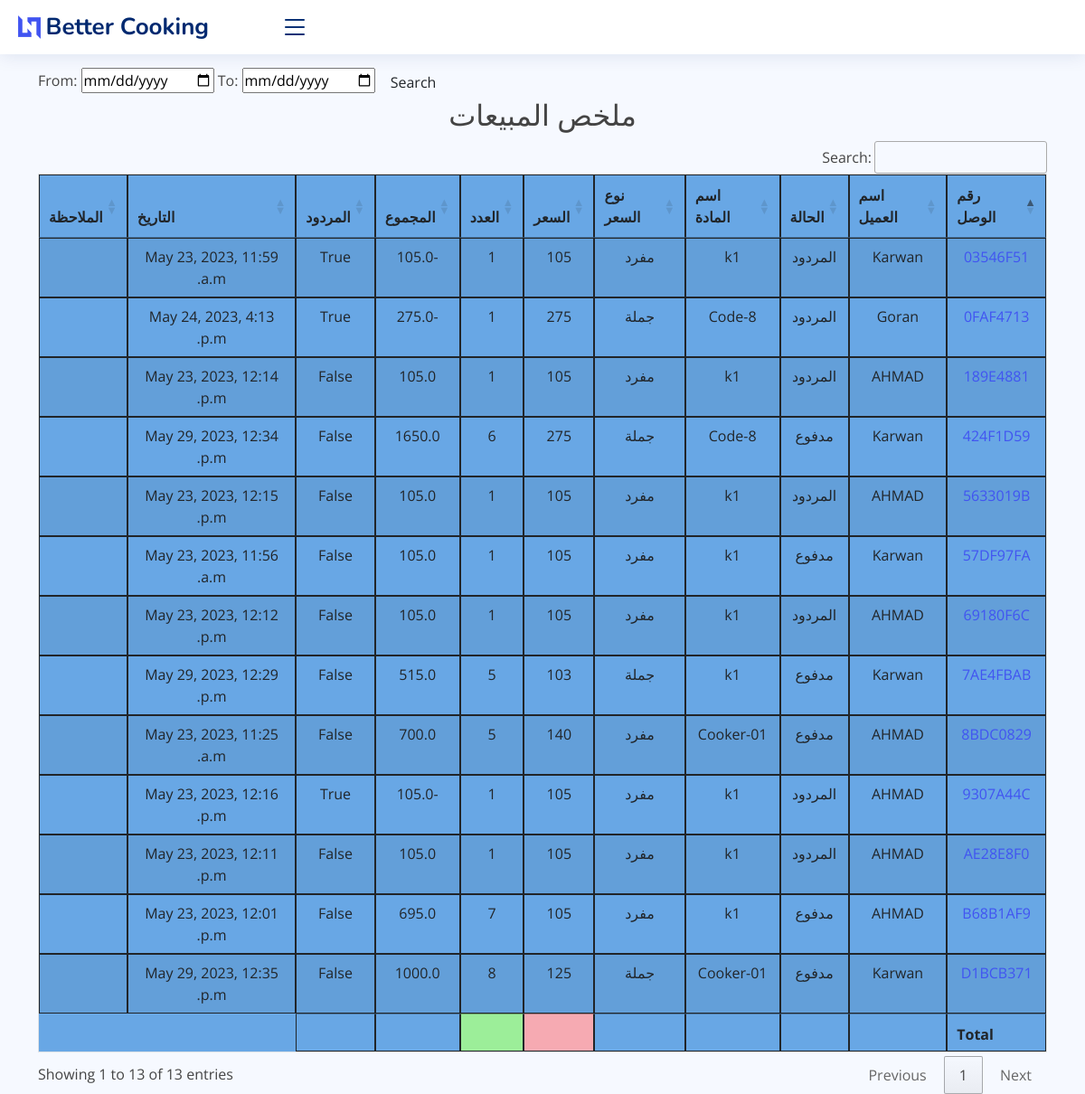
Page /sales_report on the committed database.
### core/models.py (models this page shows, shortened)
class SaleItem(models.Model):
    sales_invoice = models.ForeignKey(SaleInvoice, on_delete=models.CASCADE)
    item = models.ForeignKey(Item, on_delete=models.CASCADE)
    qty = models.PositiveSmallIntegerField(default=1)
    total_amt = models.FloatField(editable=False, default=0)
    sale_date = models.DateTimeField(auto_now_add=True)
    is_returned = models.BooleanField(default=False)
    sub_total = models.FloatField(validators=[MinValueValidator(0.01)], default=0)
    discount_type = models.CharField(max_length=10, choices=(
        ('amount', 'Amount'),
        ('percentage', 'Percentage')
    ), blank=True)
    discount_value = models.FloatField(blank=True, null=True)
    class Meta:
        verbose_name_plural = ' بند المبيعات'

class SaleInvoice(models.Model):
    STATUS = (
        ('مدفوع', 'مدفوع'),
        ('غير مدفوع', 'غير مدفوع'),
        ('المردود', 'المردود'),
    )
    invoice_number = models.CharField(max_length=8, unique=True, editable=False)
    customer_name = models.ForeignKey(Customer, on_delete=models.CASCADE)
    date = models.DateTimeField(auto_now_add=True)
    status = models.CharField(max_length=10, choices=STATUS, default='مدفوع')
    note = models.CharField(max_length=100, blank=True)
    updated_at = models.DateTimeField(auto_now=True)
    class Meta:
        verbose_name_plural = 'فاتورة البيع'

class Customer(models.Model):
    customer_name = models.CharField(max_length=50, blank=True)
    customer_mobile = models.CharField(max_length=50, blank=True)
    customer_address = models.TextField(blank=True)
    city = models.CharField(max_length=50, blank=True)
    class Meta:
        verbose_name_plural = 'الزبائن'
    def __str__(self):
        return self.customer_name

class Item(models.Model):
    PRICELIST = (
        ('مفرد', 'مفرد'),
        ('جملة', 'جملة'),
        ('شراء', 'شراء'),
        ('قسط', 'قسط'),
    )
    name = models.CharField(max_length=255)
    price = models.PositiveIntegerField(default=1)
    price_list = models.CharField(max_length=8, choices=PRICELIST, default='مفرد')
    class Meta:
        verbose_name_plural = 'المواد'

### core/views.py (the view)
# urls.py: path('sales_report', views.sales_repoert, name="sales_report"),
def sales_repoert(request):
    s_reports = SaleItem.objects.select_related()
    myFilter = Sales_Filter(request.GET, queryset=s_reports)
    s_reports = myFilter.qs
    context = {'s_reports': s_reports, 'myFilter': myFilter}
    return render(request, 'core/reports/sales_report.html', context)

### core/templates/core/reports/sales_report.html (shortened to what this page needs)
{% extends 'core/base.html' %}
{% block content %}
    <br>
    <br> <br>
    <form class="form-a">
        From: <input type="date" value={{ myFilter.form.max_date }}</input>
        To: <input type="date" value={{ myFilter.form.min_date }}</input>
        <button type="submit" class="btn btn-b">Search</button>
    </form>
    <h2 class="text-center"> ملخص المبيعات </h2>
    <table id="example1" class="table table-striped" style="background-color: #68a7e5">
        <thead>
        <tr>
            <th>رقم الوصل</th>
            <th>اسم العميل</th>
            <th>الحالة</th>
            <th>اسم المادة</th>
            <th>نوع السعر</th>
            <th> السعر</th>
            <th>العدد</th>
            <th>المجموع</th>
            <th>المردود</th>
            <th>التاريخ</th>
            <th>الملاحظة</th>
        </tr>
        </thead>
        <tbody>
        {% for i in  s_reports %}
            <tr>
                <td><a href="{% url 'single_sale' i.sales_invoice.id %}">{{ i.sales_invoice.invoice_number }}</a></td>
                <td>{{ i.sales_invoice.customer_name }}</td>
                <td>{{ i.sales_invoice.status }}</td>
                <td>{{ i.item.name }}</td>
                <td>{{ i.item.price_list }}</td>
                <td>{{ i.item.price }}</td>
                <td>{{ i.qty }}</td>
                <td>{{ i.total_amt }}</td>
                <td>{{ i.is_returned }}</td>
                <td>{{ i.sale_date }}</td>
               <td>{{ i.sales_invoice.note }}</td>
            </tr>
        {% endfor %}
        </tbody>
        <tfoot>
        <th></th>
        <th></th>
        <th></th>
        <th></th>
        <th></th>
        <th style="background-color: #f6aab2"></th>
        <th style="background-color: #9cee99"></th>
        <th></th>
        <th></th>
        </tfoot>
    </table>
{% endblock %}

### static/core/assets/css/style.css (style rules this page uses)
:root { scroll-behavior: smooth; }
body { font-family: "Open Sans", sans-serif; background: #f6f9ff; color: #444444; }
a { color: #4154f1; text-decoration: none; }
h1, h2, h3, h4, h5, h6 { font-family: "Nunito", sans-serif; }

### rows in the picture
SaleItem: sales_invoice.invoice_number "8BDC0829", sales_invoice.customer_name "AHMAD", sales_invoice.status "مدفوع", item.name "Cooker-01", item.price_list "مفرد", item.price "140", qty "5", total_amt "700.0", is_returned "False", sale_date "May 23, 2023, 11:25 a.m."
SaleItem: sales_invoice.invoice_number "57DF97FA", sales_invoice.customer_name "Karwan", sales_invoice.status "مدفوع", item.name "k1", item.price_list "مفرد", item.price "105", qty "1", total_amt "105.0", is_returned "False", sale_date "May 23, 2023, 11:56 a.m."
SaleItem: sales_invoice.invoice_number "03546F51", sales_invoice.customer_name "Karwan", sales_invoice.status "المردود", item.name "k1", item.price_list "مفرد", item.price "105", qty "1", total_amt "-105.0", is_returned "True", sale_date "May 23, 2023, 11:59 a.m."
SaleItem: sales_invoice.invoice_number "B68B1AF9", sales_invoice.customer_name "AHMAD", sales_invoice.status "مدفوع", item.name "k1", item.price_list "مفرد", item.price "105", qty "7", total_amt "695.0", is_returned "False", sale_date "May 23, 2023, 12:01 p.m."
SaleItem: sales_invoice.invoice_number "AE28E8F0", sales_invoice.customer_name "AHMAD", sales_invoice.status "المردود", item.name "k1", item.price_list "مفرد", item.price "105", qty "1", total_amt "105.0", is_returned "False", sale_date "May 23, 2023, 12:11 p.m."
SaleItem: sales_invoice.invoice_number "69180F6C", sales_invoice.customer_name "AHMAD", sales_invoice.status "المردود", item.name "k1", item.price_list "مفرد", item.price "105", qty "1", total_amt "105.0", is_returned "False", sale_date "May 23, 2023, 12:12 p.m."
SaleItem: sales_invoice.invoice_number "189E4881", sales_invoice.customer_name "AHMAD", sales_invoice.status "المردود", item.name "k1", item.price_list "مفرد", item.price "105", qty "1", total_amt "105.0", is_returned "False", sale_date "May 23, 2023, 12:14 p.m."
SaleItem: sales_invoice.invoice_number "5633019B", sales_invoice.customer_name "AHMAD", sales_invoice.status "المردود", item.name "k1", item.price_list "مفرد", item.price "105", qty "1", total_amt "105.0", is_returned "False", sale_date "May 23, 2023, 12:15 p.m."
SaleItem: sales_invoice.invoice_number "9307A44C", sales_invoice.customer_name "AHMAD", sales_invoice.status "المردود", item.name "k1", item.price_list "مفرد", item.price "105", qty "1", total_amt "-105.0", is_returned "True", sale_date "May 23, 2023, 12:16 p.m."
SaleItem: sales_invoice.invoice_number "0FAF4713", sales_invoice.customer_name "Goran", sales_invoice.status "المردود", item.name "Code-8", item.price_list "جملة", item.price "275", qty "1", total_amt "-275.0", is_returned "True", sale_date "May 24, 2023, 4:13 p.m."
SaleItem: sales_invoice.invoice_number "7AE4FBAB", sales_invoice.customer_name "Karwan", sales_invoice.status "مدفوع", item.name "k1", item.price_list "جملة", item.price "103", qty "5", total_amt "515.0", is_returned "False", sale_date "May 29, 2023, 12:29 p.m."
SaleItem: sales_invoice.invoice_number "424F1D59", sales_invoice.customer_name "Karwan", sales_invoice.status "مدفوع", item.name "Code-8", item.price_list "جملة", item.price "275", qty "6", total_amt "1650.0", is_returned "False", sale_date "May 29, 2023, 12:34 p.m."
SaleItem: sales_invoice.invoice_number "D1BCB371", sales_invoice.customer_name "Karwan", sales_invoice.status "مدفوع", item.name "Cooker-01", item.price_list "جملة", item.price "125", qty "8", total_amt "1000.0", is_returned "False", sale_date "May 29, 2023, 12:35 p.m."
